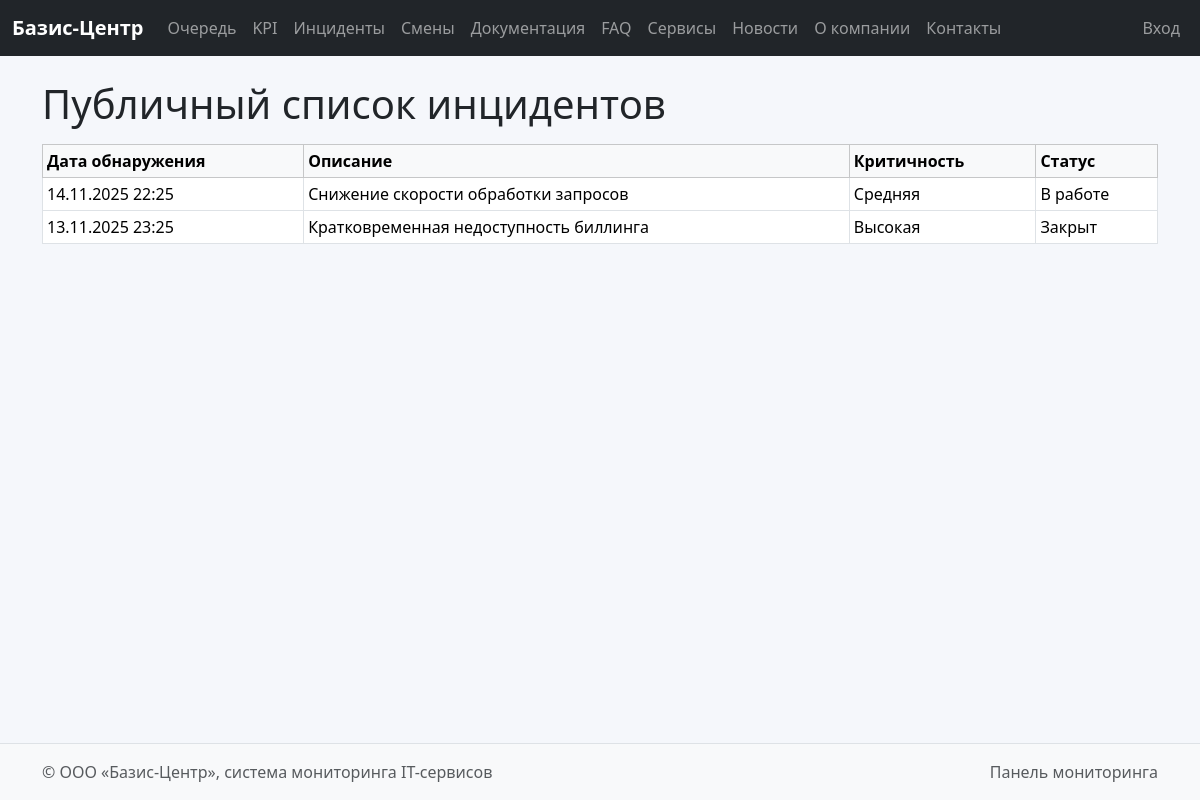
Page /public-incidents/ on the committed database.
### dashboard/models.py (models this page shows, shortened)
class Incident(models.Model):
    CRIT_CHOICES = [
        ('low', 'Низкая'),
        ('medium', 'Средняя'),
        ('high', 'Высокая'),
    ]
    title = models.CharField(max_length=200)
    description = models.TextField()
    status = models.CharField(max_length=50)
    criticality = models.CharField(max_length=20, choices=CRIT_CHOICES, default='medium')
    detected_at = models.DateTimeField()
    closed_at = models.DateTimeField(null=True, blank=True)
    related_order = models.ForeignKey(OrderQueue, on_delete=models.SET_NULL, null=True, blank=True)

### core/views.py (the view)
# urls.py: path('public-incidents/', views.public_incidents, name='public_incidents'),
def public_incidents(request):
    incidents = Incident.objects.order_by('-detected_at')[:50]
    return render(request, 'core/public_incidents.html', {'incidents': incidents})

### templates/core/public_incidents.html (shortened to what this page needs)
{% extends 'base.html' %}
{% block content %}
<h1 class="mb-3">Публичный список инцидентов</h1>
<table class="table table-bordered table-sm align-middle">
  <thead class="table-light">
    <tr>
      <th>Дата обнаружения</th>
      <th>Описание</th>
      <th>Критичность</th>
      <th>Статус</th>
    </tr>
  </thead>
  <tbody>
    {% for i in incidents %}
    <tr>
      <td>{{ i.detected_at|date:"d.m.Y H:i" }}</td>
      <td>{{ i.title }}</td>
      <td>{{ i.get_criticality_display }}</td>
      <td>{{ i.status }}</td>
    </tr>
    {% empty %}
    <tr><td colspan="4" class="text-center text-muted">Инцидентов пока нет.</td></tr>
    {% endfor %}
  </tbody>
</table>
{% endblock %}

### static/css/style.css (style rules this page uses)
body { background-color:#f5f7fb; }

### rows in the picture
Incident: detected_at "14.11.2025 22:25", title "Снижение скорости обработки запросов", criticality "Средняя", status "В работе"
Incident: detected_at "13.11.2025 23:25", title "Кратковременная недоступность биллинга", criticality "Высокая", status "Закрыт"
